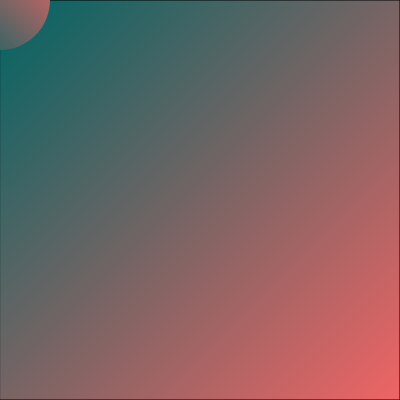
Frame 1 (no input)
Frame 60 (no input): identical to frame 1, image omitted
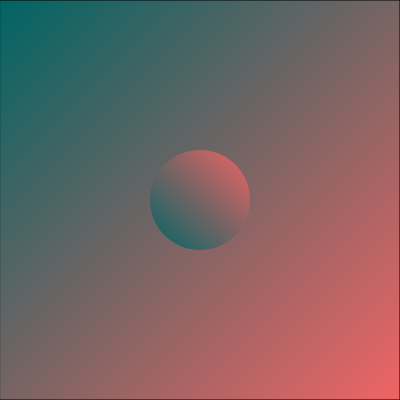
Frame 120 (the mouse pressed at the canvas centre since frame 60)

The p5.js sketch that drew these frames (run headless with seeded random() and noise() and a simulated clock; from frame 60 on, the mouse is pressed at the canvas centre):

// p5.js sketch
// ── sketch.js
let gradient;
let circleGradient;

function setup() {
  createCanvas(400, 400);
  targetX = width;
  targetY = height;

  // Create a linear gradient
  gradient = createLinearGradient(0, 0, width, height);
  gradient.addColorStop(0, color(0, 100, 100));
  gradient.addColorStop(1, color(240, 100, 100));

  // creat another gradient
  circleGradient = createLinearGradient(-50, 50, +50, -50);
  circleGradient.addColorStop(0, color(0, 100, 100));
  circleGradient.addColorStop(1, color(240, 100, 100));
}

function draw() {
  background(220);

  // Use the custom fillGradient function
  fillGradient(gradient);

  // Draw a rectangle filled with the gradient
  rect(0, 0, width, height);

  push();
  translate(mouseX, mouseY);
  // Create a linear gradient

  fillGradient(circleGradient);
  noStroke();

  circle(0, 0, 100);
  pop();
}

// Function to create a linear gradient
function createLinearGradient(x1, y1, x2, y2) {
  let gradient = drawingContext.createLinearGradient(x1, y1, x2, y2);
  return gradient;
}

// Custom fillGradient function
function fillGradient(gradient) {
  if (typeof gradient === "object") {
    // If the argument is a gradient object, set it as the fill style
    drawingContext.fillStyle = gradient;
  } else {
    // Otherwise, use the regular fill function
    fill(gradient);
  }
}
